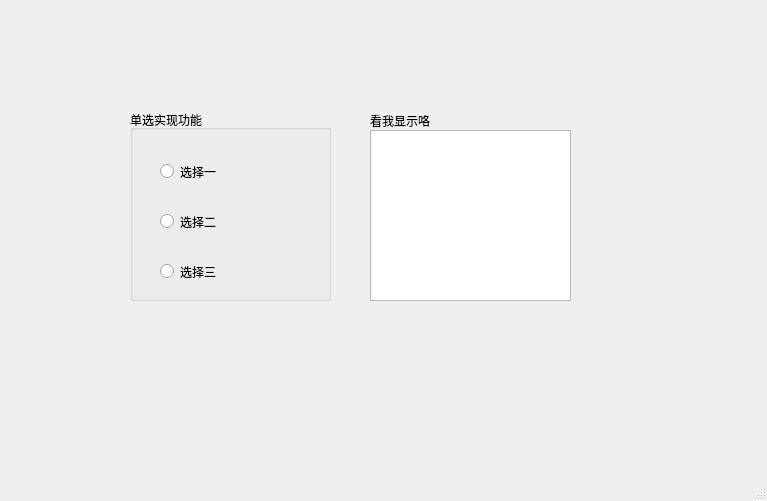
<?xml version="1.0" encoding="UTF-8"?>
<ui version="4.0">
 <class>BaseQtWindow</class>
 <widget class="QMainWindow" name="BaseQtWindow">
  <property name="geometry">
   <rect>
    <x>0</x>
    <y>0</y>
    <width>767</width>
    <height>501</height>
   </rect>
  </property>
  <property name="windowTitle">
   <string>BaseQtWindow</string>
  </property>
  <widget class="QWidget" name="centralwidget">
   <widget class="QLabel" name="label">
    <property name="geometry">
     <rect>
      <x>370</x>
      <y>110</y>
      <width>101</width>
      <height>21</height>
     </rect>
    </property>
    <property name="text">
     <string>看我显示咯</string>
    </property>
   </widget>
   <widget class="QGroupBox" name="groupBox">
    <property name="geometry">
     <rect>
      <x>130</x>
      <y>110</y>
      <width>201</width>
      <height>191</height>
     </rect>
    </property>
    <property name="title">
     <string>单选实现功能</string>
    </property>
    <widget class="QRadioButton" name="select_1">
     <property name="geometry">
      <rect>
       <x>30</x>
       <y>50</y>
       <width>112</width>
       <height>23</height>
      </rect>
     </property>
     <property name="text">
      <string>选择一</string>
     </property>
    </widget>
    <widget class="QRadioButton" name="select_2">
     <property name="geometry">
      <rect>
       <x>30</x>
       <y>100</y>
       <width>112</width>
       <height>23</height>
      </rect>
     </property>
     <property name="text">
      <string>选择二</string>
     </property>
    </widget>
    <widget class="QRadioButton" name="select_3">
     <property name="geometry">
      <rect>
       <x>30</x>
       <y>150</y>
       <width>112</width>
       <height>23</height>
      </rect>
     </property>
     <property name="text">
      <string>选择三</string>
     </property>
    </widget>
   </widget>
   <widget class="QTextEdit" name="display">
    <property name="geometry">
     <rect>
      <x>370</x>
      <y>130</y>
      <width>201</width>
      <height>171</height>
     </rect>
    </property>
   </widget>
  </widget>
  <widget class="QMenuBar" name="menubar">
   <property name="geometry">
    <rect>
     <x>0</x>
     <y>0</y>
     <width>767</width>
     <height>22</height>
    </rect>
   </property>
  </widget>
  <widget class="QStatusBar" name="statusbar"/>
 </widget>
 <resources/>
 <connections/>
</ui>
